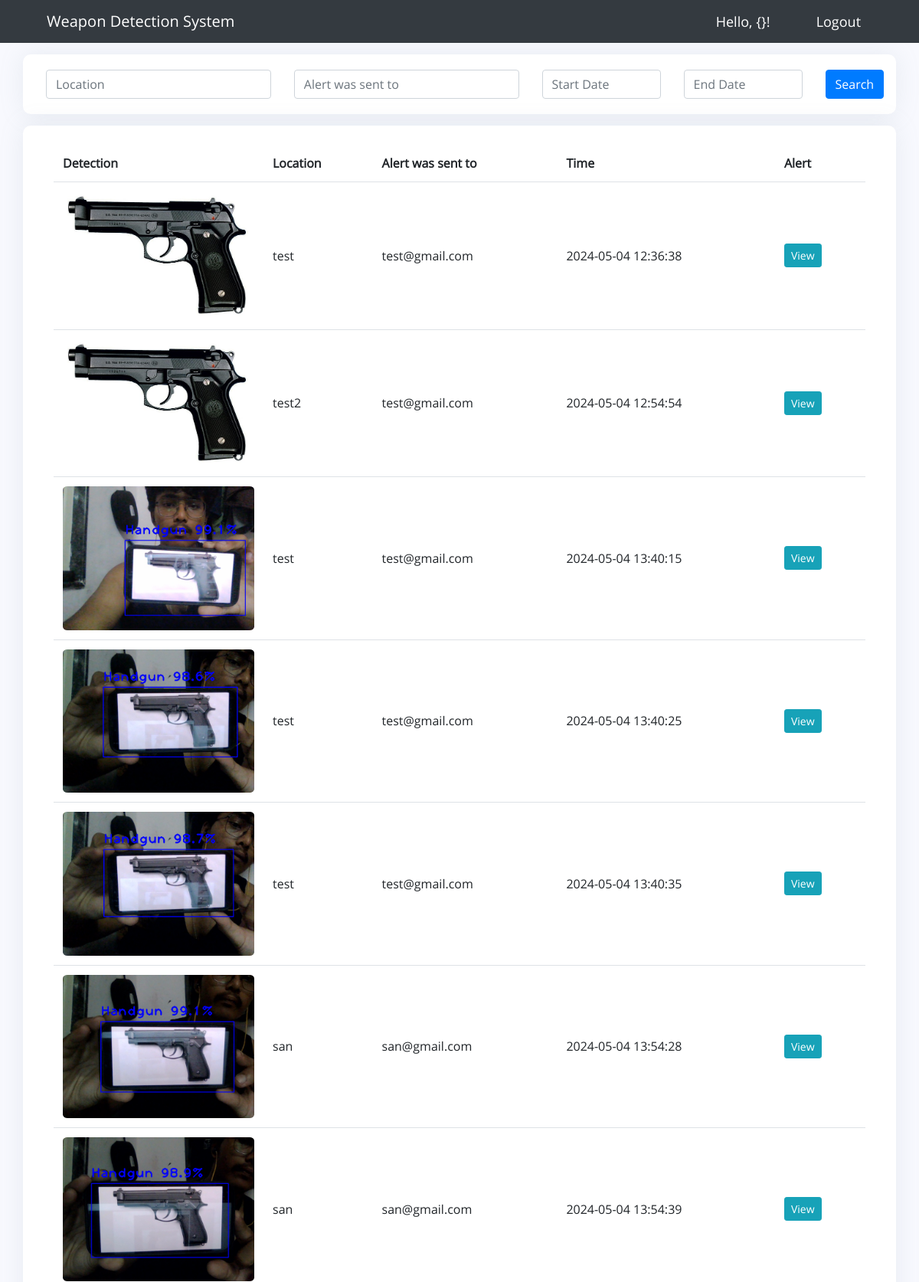
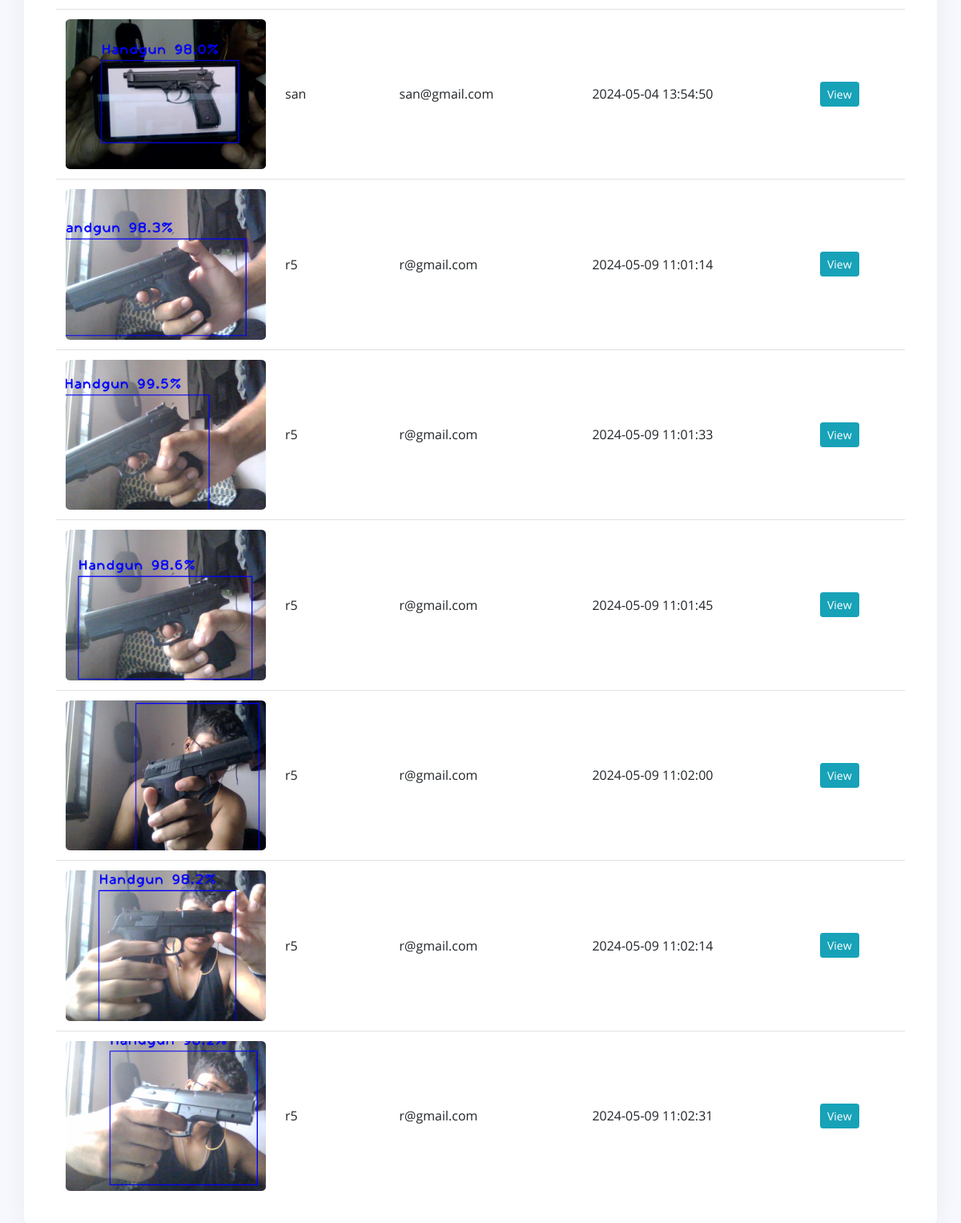
The app's page / (signed in) with its own data (2 pictures, top to bottom).
### detection/models.py (models this page shows)
class UploadAlert(models.Model):
    image = models.ImageField("Uploaded image", upload_to=scramble_uploaded_filename)
    user_ID = models.ForeignKey(Token, on_delete=models.CASCADE)
    alert_receiver = models.CharField(max_length=200)
    location = models.CharField(max_length=200)
    date_created = models.DateTimeField(auto_now_add=True)

### detection/views.py (the view)
# urls.py: path('', views.home, name='home'),
@login_required(login_url='login')
def home(request):
	token = Token.objects.get(user=request.user)
	uploadAlert = UploadAlert.objects.filter(user_ID = token)
	myFilter = DetectionFilter(request.GET, queryset=uploadAlert)
	uploadAlert = myFilter.qs
	context = {'myFilter':myFilter, 'uploadAlert':uploadAlert}
	return render(request, 'detection/dashboard.html', context)

### detection/templatetags/event_tags.py (called while the page is built)
@register.filter(name='split')
def split(value, key):
    return str(value).split(key)

### detection/templates/detection/dashboard.html (shortened to what this page needs)
{%  extends 'detection/main.html' %}
{% block content %}
{% load event_tags %}
{% load static %}
<div class="limiter">
<div class="container-login100 p-b-0 p-t-0">
	<div class="wrap-login100 p-l-30 p-r-30 p-t-20 p-b-20">
		<div class="Search">
			<form method="get">
				<div class="row">
					<div class="col">
						<input class="form-control" type="text"  placeholder="Location"
						name="{{ myFilter.form.location.name }}"
						id="{{ myFilter.form.location.id_for_label }}"
						maxlength="{{ myFilter.form.location.field.max_length }}"
						{% if myFilter.form.location.field.required %}required{% endif %}>
					</div>
					<div class="col">
						<input class="form-control" type="text"  placeholder="Alert was sent to"
						name="{{ myFilter.form.alert_receiver.name }}"
						id="{{ myFilter.form.alert_receiver.id_for_label }}"
						maxlength="{{ myFilter.form.alert_receiver.field.max_length }}"
						{% if myFilter.form.alert_receiver.field.required %}required{% endif %}>
					</div>
					<div class="col-2">
						<input class="form-control" type="text" id="date" placeholder="Start Date" autocomplete="off"
						name="{{ myFilter.form.start_date.name }}"
						id="{{ myFilter.form.start_date.id_for_label }}"
						maxlength="{{ myFilter.form.start_date.field.max_length }}"
						{% if myFilter.form.start_date.field.required %}required{% endif %}>
					</div>
					<div class="col-2">
						<input class="form-control" type="text" id="date" placeholder="End Date" autocomplete="off"
						name="{{ myFilter.form.end_date.name }}"
						id="{{ myFilter.form.end_date.id_for_label }}"
						maxlength="{{ myFilter.form.end_date.field.max_length }}"
						{% if myFilter.form.end_date.field.required %}required{% endif %}>
					</div>
					<div class="col-1">
						<button class="btn btn-primary" type="submit">Search</button>
					</div>
				  </div>
			</form>
		</div>
</div>
</div>
</div>
<div class="limiter">
<div class="container-login100 p-t-0">
<div class="wrap-login100 p-l-40 p-r-40 p-t-25 p-b-15">
			<table class="table table-image">
				<tr>
					<th scope="col" class="top-row">Detection</th>
					<th scope="col" class="top-row">Location</th>
					<th scope="col" class="top-row">Alert was sent to</th>
					<th scope="col" class="top-row">Time</th>
					<th scope="col" class="top-row">Alert</th>
				</tr>
				{% for alert in uploadAlert %}
				<tr>
					<td class="w-25"><img style="max-width: 250px; max-height: 150x; border-radius: 2.5%;"
						class="img-fluid" src='http://127.0.0.1:8000/static/images/{{alert.image}}'/></td>
					<td>{{alert.location}}</td>
					<td>{{alert.alert_receiver}}</td>
					<td>{{alert.date_created|date:"Y-m-d H:i:s"}}</td>
					{% with uuid=alert.image|split:"." %}
					<td><a class="btn btn-sm btn-info" href="/alert/{{uuid.0}}">View</a></td>
					{% endwith %}
				</tr>
				{% endfor %}
			</table>
</div>
</div>
</div>
{% endblock %}

### detection/templates/detection/main.html (shortened to what this page needs)
{% load static %}
<!DOCTYPE html>
<html>
<head>
	<link rel="stylesheet" href="https://stackpath.bootstrapcdn.com/bootstrap/4.3.1/css/bootstrap.min.css">
	<link rel="stylesheet" type="text/css" href="{% static '/css/dashboard.css' %}">
	<link rel="stylesheet" type="text/css" href="{% static '/css/util.css' %}">
	<link rel="stylesheet" href="https://cdnjs.cloudflare.com/ajax/libs/bootstrap-datepicker/1.4.1/css/bootstrap-datepicker3.css"/>
</head>
<body>
	{%  include 'detection/navbar.html' %}
	<div class="container-fluid">
	{% block content %}
	{% endblock %}
    </div>
</body>
</html>

### detection/templates/detection/navbar.html
{% load static %}
<link rel="stylesheet" type="text/css" href="{% static '/css/navbar.css' %}">
<link rel="stylesheet" type="text/css" href="{% static '/css/util.css' %}">
<nav class="navbar navbar-dark bg-dark justify-content-between">
    <span class="navbar-brand" style="margin-left: 45px;">Weapon Detection System</span>
    <ul class="form-inline my-2 my-lg-0">
      <span class="hello-msg">Hello, {}!</span>
      <span ><a class="hello-msg" href="{% url 'logout' %}">Logout</a></span>
    </ul>
  </nav>

### static/css/dashboard.css (style rules this page uses)
* { margin: 0px; padding: 0px; box-sizing: border-box; }
body, html { height: 100%; font-family: OpenSans-Regular, sans-serif; background: #f8f9fe; }
a { font-family: OpenSans-Regular; font-size: 14px; line-height: 1.7; color: #666666; margin: 0px; transition: all 0.4s; -webkit-transition: all 0.4s; -o-transition: all 0.4s; -moz-transition: all 0.4s; }
ul, li { margin: 0px; list-style-type: none; }
input { outline: none; }
button { outline: none !important; border: none; background: transparent; }
.limiter { width: 100%; margin: 0 auto; }
.container-login100 { width: 100%; height: 10%; min-height: 13.5vh; display: -webkit-box; display: -webkit-flex; display: -moz-box; display: -ms-flexbox; display: flex; flex-wrap: wrap; justify-content: center; align-items: center; padding: 15px; }
.wrap-login100 { width: 100%; background: #fff; border-radius: 10px; overflow: hidden; box-shadow: 0 0 2rem 0 rgba(136, 152, 170, .15) !important; }
.table-image td, .table-image th { vertical-align: middle; }
.table th { border-top: 0px solid #dee2e6; }
.table td { padding: .75rem; border-top: 1px solid #dee2e6; }

### static/css/navbar.css (style rules this page uses)
* { margin: 0px; padding: 0px; box-sizing: border-box; }
body, html { height: 100%; font-family: OpenSans-Regular, sans-serif; }
.hello-msg { font-size: 18px; color: #fff; margin-right: 60px; }

### records on screen
UploadAlert: image (picture), location "test", alert_receiver "test@gmail.com", date_created "2024-05-04 12:36:38"
UploadAlert: image (picture), location "test2", alert_receiver "test@gmail.com", date_created "2024-05-04 12:54:54"
UploadAlert: image (picture), location "test", alert_receiver "test@gmail.com", date_created "2024-05-04 13:40:15"
UploadAlert: image (picture), location "test", alert_receiver "test@gmail.com", date_created "2024-05-04 13:40:25"
UploadAlert: image (picture), location "test", alert_receiver "test@gmail.com", date_created "2024-05-04 13:40:35"
UploadAlert: image (picture), location "san", alert_receiver "san@gmail.com", date_created "2024-05-04 13:54:28"
UploadAlert: image (picture), location "san", alert_receiver "san@gmail.com", date_created "2024-05-04 13:54:39"
UploadAlert: image (picture), location "san", alert_receiver "san@gmail.com", date_created "2024-05-04 13:54:50"
UploadAlert: image (picture), location "r5", alert_receiver "r@gmail.com", date_created "2024-05-09 11:01:14"
UploadAlert: image (picture), location "r5", alert_receiver "r@gmail.com", date_created "2024-05-09 11:01:33"
UploadAlert: image (picture), location "r5", alert_receiver "r@gmail.com", date_created "2024-05-09 11:01:45"
UploadAlert: image (picture), location "r5", alert_receiver "r@gmail.com", date_created "2024-05-09 11:02:00"
UploadAlert: image (picture), location "r5", alert_receiver "r@gmail.com", date_created "2024-05-09 11:02:14"
UploadAlert: image (picture), location "r5", alert_receiver "r@gmail.com", date_created "2024-05-09 11:02:31"
